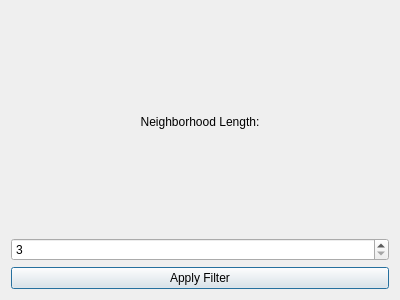
<?xml version="1.0" encoding="UTF-8"?>
<ui version="4.0">
 <class>UniformAverageDialogClass</class>
 <widget class="QDialog" name="UniformAverageDialogClass">
  <property name="geometry">
   <rect>
    <x>0</x>
    <y>0</y>
    <width>400</width>
    <height>300</height>
   </rect>
  </property>
  <property name="windowTitle">
   <string>UniformAverageDialog</string>
  </property>
  <layout class="QVBoxLayout" name="verticalLayout_2">
   <item>
    <layout class="QVBoxLayout" name="verticalLayout">
     <item>
      <widget class="QLabel" name="label_2">
       <property name="text">
        <string>Neighborhood Length:</string>
       </property>
       <property name="alignment">
        <set>Qt::AlignCenter</set>
       </property>
      </widget>
     </item>
     <item>
      <widget class="QSpinBox" name="neighborhoodSizeBox">
       <property name="minimum">
        <number>3</number>
       </property>
       <property name="singleStep">
        <number>2</number>
       </property>
      </widget>
     </item>
     <item>
      <widget class="QPushButton" name="applyFilterButton">
       <property name="text">
        <string>Apply Filter</string>
       </property>
      </widget>
     </item>
    </layout>
   </item>
  </layout>
 </widget>
 <layoutdefault spacing="6" margin="11"/>
 <resources/>
 <connections/>
</ui>
